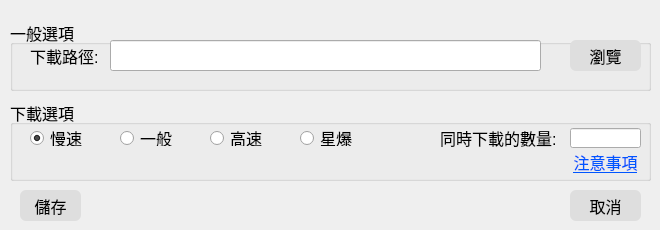
<?xml version="1.0" encoding="UTF-8"?>
<ui version="4.0">
 <class>Config</class>
 <widget class="QWidget" name="Config">
  <property name="geometry">
   <rect>
    <x>0</x>
    <y>0</y>
    <width>660</width>
    <height>230</height>
   </rect>
  </property>
  <property name="font">
   <font>
    <pointsize>16</pointsize>
   </font>
  </property>
  <property name="windowTitle">
   <string>設定</string>
  </property>
  <property name="toolTip">
   <string/>
  </property>
  <property name="styleSheet">
   <string notr="true">QPushButton{
background-color:#dedede;
border-radius:6px
}
QPushButton:hover {
background-color:#aaaa7f;
color: #ffffff;
}
QPushButton:pressed{
background-color:#dedede;
color: #000000;
}</string>
  </property>
  <widget class="QPushButton" name="save_pushButton">
   <property name="geometry">
    <rect>
     <x>20</x>
     <y>190</y>
     <width>61</width>
     <height>31</height>
    </rect>
   </property>
   <property name="font">
    <font>
     <pointsize>12</pointsize>
    </font>
   </property>
   <property name="toolTip">
    <string>儲存</string>
   </property>
   <property name="text">
    <string>儲存</string>
   </property>
  </widget>
  <widget class="QPushButton" name="cancel_pushButton">
   <property name="geometry">
    <rect>
     <x>570</x>
     <y>190</y>
     <width>71</width>
     <height>31</height>
    </rect>
   </property>
   <property name="font">
    <font>
     <pointsize>12</pointsize>
    </font>
   </property>
   <property name="toolTip">
    <string>取消</string>
   </property>
   <property name="text">
    <string>取消</string>
   </property>
  </widget>
  <widget class="QGroupBox" name="general_groupBox">
   <property name="geometry">
    <rect>
     <x>10</x>
     <y>20</y>
     <width>641</width>
     <height>71</height>
    </rect>
   </property>
   <property name="font">
    <font>
     <pointsize>12</pointsize>
    </font>
   </property>
   <property name="toolTip">
    <string>一般選項</string>
   </property>
   <property name="title">
    <string>一般選項</string>
   </property>
   <widget class="QLabel" name="download_path_label">
    <property name="geometry">
     <rect>
      <x>20</x>
      <y>20</y>
      <width>101</width>
      <height>31</height>
     </rect>
    </property>
    <property name="font">
     <font>
      <pointsize>12</pointsize>
     </font>
    </property>
    <property name="toolTip">
     <string>下載路徑</string>
    </property>
    <property name="text">
     <string>下載路徑:</string>
    </property>
   </widget>
   <widget class="QLineEdit" name="download_path_lineEdit">
    <property name="geometry">
     <rect>
      <x>100</x>
      <y>20</y>
      <width>431</width>
      <height>31</height>
     </rect>
    </property>
    <property name="font">
     <font>
      <pointsize>12</pointsize>
     </font>
    </property>
    <property name="toolTip">
     <string>下載位置</string>
    </property>
   </widget>
   <widget class="QPushButton" name="browse_pushButton">
    <property name="geometry">
     <rect>
      <x>560</x>
      <y>20</y>
      <width>71</width>
      <height>31</height>
     </rect>
    </property>
    <property name="font">
     <font>
      <pointsize>12</pointsize>
     </font>
    </property>
    <property name="toolTip">
     <string>瀏覽</string>
    </property>
    <property name="styleSheet">
     <string notr="true"/>
    </property>
    <property name="text">
     <string>瀏覽</string>
    </property>
   </widget>
  </widget>
  <widget class="QGroupBox" name="download_groupBox">
   <property name="geometry">
    <rect>
     <x>10</x>
     <y>100</y>
     <width>641</width>
     <height>81</height>
    </rect>
   </property>
   <property name="font">
    <font>
     <pointsize>12</pointsize>
    </font>
   </property>
   <property name="toolTip">
    <string>下載選項</string>
   </property>
   <property name="title">
    <string>下載選項</string>
   </property>
   <widget class="QRadioButton" name="slow_radioButton">
    <property name="enabled">
     <bool>true</bool>
    </property>
    <property name="geometry">
     <rect>
      <x>20</x>
      <y>30</y>
      <width>83</width>
      <height>16</height>
     </rect>
    </property>
    <property name="font">
     <font>
      <pointsize>12</pointsize>
     </font>
    </property>
    <property name="text">
     <string>慢速</string>
    </property>
    <property name="checked">
     <bool>true</bool>
    </property>
   </widget>
   <widget class="QRadioButton" name="genera_radioButton">
    <property name="geometry">
     <rect>
      <x>110</x>
      <y>30</y>
      <width>83</width>
      <height>16</height>
     </rect>
    </property>
    <property name="font">
     <font>
      <pointsize>12</pointsize>
     </font>
    </property>
    <property name="toolTip">
     <string>1次3個連接</string>
    </property>
    <property name="text">
     <string>一般</string>
    </property>
   </widget>
   <widget class="QRadioButton" name="high_radioButton">
    <property name="geometry">
     <rect>
      <x>200</x>
      <y>30</y>
      <width>83</width>
      <height>16</height>
     </rect>
    </property>
    <property name="font">
     <font>
      <pointsize>12</pointsize>
     </font>
    </property>
    <property name="toolTip">
     <string>1次8個連接</string>
    </property>
    <property name="text">
     <string>高速</string>
    </property>
   </widget>
   <widget class="QRadioButton" name="starburst_radioButton">
    <property name="geometry">
     <rect>
      <x>290</x>
      <y>30</y>
      <width>83</width>
      <height>16</height>
     </rect>
    </property>
    <property name="font">
     <font>
      <pointsize>12</pointsize>
     </font>
    </property>
    <property name="toolTip">
     <string>1次16個連接</string>
    </property>
    <property name="text">
     <string>星爆</string>
    </property>
   </widget>
   <widget class="QLabel" name="simultaneous_download_label">
    <property name="geometry">
     <rect>
      <x>430</x>
      <y>27</y>
      <width>131</width>
      <height>21</height>
     </rect>
    </property>
    <property name="font">
     <font>
      <pointsize>12</pointsize>
     </font>
    </property>
    <property name="toolTip">
     <string>同時下載的數量</string>
    </property>
    <property name="text">
     <string>同時下載的數量:</string>
    </property>
   </widget>
   <widget class="QLineEdit" name="simultaneous_download_lineEdit">
    <property name="geometry">
     <rect>
      <x>560</x>
      <y>28</y>
      <width>71</width>
      <height>20</height>
     </rect>
    </property>
    <property name="font">
     <font>
      <pointsize>12</pointsize>
     </font>
    </property>
    <property name="toolTip">
     <string>輸入數字</string>
    </property>
   </widget>
   <widget class="QPushButton" name="note_pushButton">
    <property name="geometry">
     <rect>
      <x>550</x>
      <y>50</y>
      <width>91</width>
      <height>23</height>
     </rect>
    </property>
    <property name="font">
     <font>
      <pointsize>12</pointsize>
      <underline>true</underline>
     </font>
    </property>
    <property name="toolTip">
     <string>重要事項</string>
    </property>
    <property name="styleSheet">
     <string notr="true">QPushButton{
background: transparent;
border-radius:6px;
color: #0055ff;
text-decoration: underline;
}
QPushButton:hover {
background: transparent;
color: #0055ff;
}
QPushButton:pressed{
background: transparent;
color: #0055ff;
}</string>
    </property>
    <property name="text">
     <string>注意事項</string>
    </property>
   </widget>
  </widget>
 </widget>
 <resources/>
 <connections/>
</ui>
